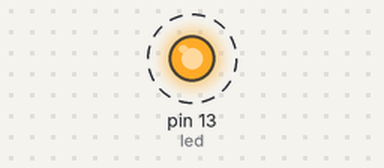
Bench run of a sketch on a simulated Arduino Uno, built with avr-gcc and run on an emulated ATmega328P. Parts: output pins drawn as LEDs (lit = HIGH). Dashed ring = blinking. What the sketch prints to the serial monitor is not drawn.

Above: at 2.2 s.
Timing chart, 0 to 5.0 s (numbered marks = the images above):
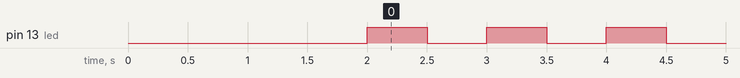

Measured:
- by itself, pin 13 (led): alternates HIGH for 0.50 s and LOW for 0.50 s

The sketch:

sp.ino
```cpp
/*
Use the following command to connect to serial port
	screen /dev/ttyACM0 9600
*/

int led = 13;
int x = 1;

void setup(){
	pinMode(led, OUTPUT);
	Serial.begin(9600);
	Serial.println("Hello, world");
	delay(2000);
}

void loop(){
	Serial.println(x);
	x+=1;
	digitalWrite(led, HIGH);
	delay(500);
	digitalWrite(led, LOW);
	delay(500);
}
```
